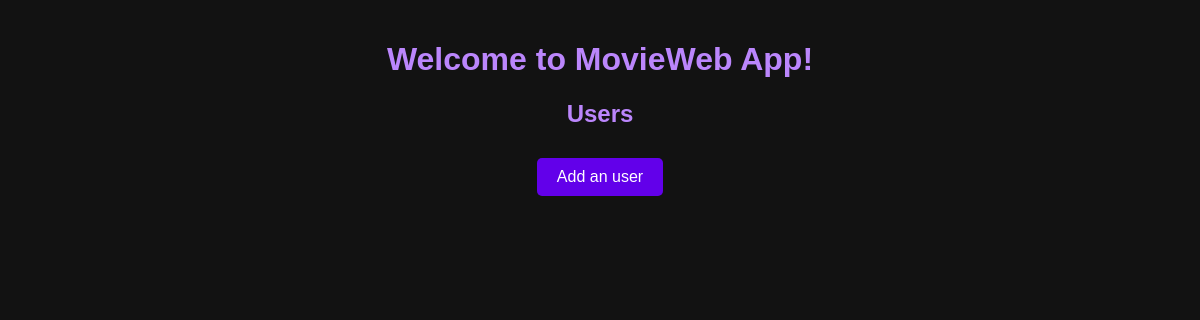
The app's page /users, older data.
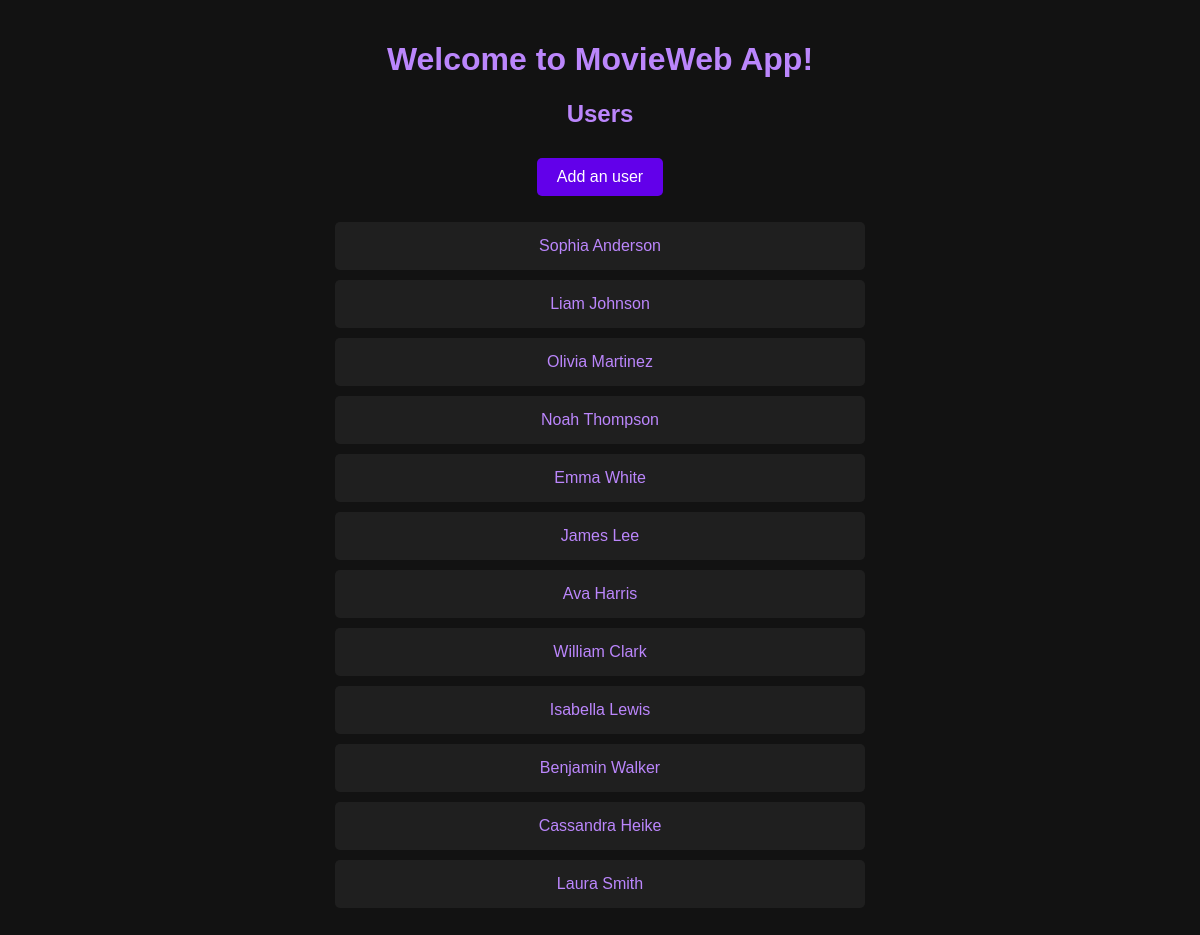
The same page, newer data.
### tables this page shows
CREATE TABLE users(
	id INTEGER PRIMARY KEY AUTOINCREMENT,
	name VARCHAR(255) UNIQUE NOT NULL
);

### app.py (the view)
@app.route('/users')
def list_users():
    users = data_manager.get_all_users()
    return render_template('users.html', users=users)

### datamanager/sqlite_data_manager.py (called while the page is built)
    def get_all_users(self):
        with self._engine.connect() as connection:
            result = connection.execute(text("SELECT * FROM users"))
            users_list = []
            for row in result:
                users_list.append({"name": row.name, "id": row.id})
            return users_list

### templates/users.html (shortened to what this page needs)
<!DOCTYPE html>
<html lang="en">
<head>
    <link rel="stylesheet" href="{{ url_for('static', filename='style.css') }}">
</head>
<body>
    <h1>Welcome to MovieWeb App!</h1>
    <h2>Users</h2>
    <a href="{{ url_for('add_user') }}">
        <button type="button">Add an user</button>
    </a>
    <ul>
        {% for user in users %}
            <li><a href="{{ url_for('get_user_movies', user_id=user['id']) }}">{{ user["name"] }}</a></li>
        {% endfor %}
    </ul>
</body>
</html>

### static/style.css (style rules this page uses)
:root { --background-color: #121212; --primary-color: #1f1f1f; --secondary-color: #bb86fc; --text-color: #ffffff; --button-bg: #6200ea; --button-hover: #3700b3; }
body { font-family: Arial, sans-serif; background-color: var(--background-color); color: var(--text-color); text-align: center; margin: 0; padding: 20px; }
h1, h2 { color: var(--secondary-color); }
a { text-decoration: none; color: var(--secondary-color); }
button { background-color: var(--button-bg); color: white; border: none; padding: 10px 20px; margin: 10px; cursor: pointer; font-size: 16px; border-radius: 5px; }
ul { list-style: none; padding: 0; }
li { background-color: var(--primary-color); padding: 15px; margin: 10px auto; border-radius: 5px; max-width: 500px; }

Row changes from the older to the newer data that the page shows:
added users: name "Sophia Anderson"
added users: name "Liam Johnson"
added users: name "Olivia Martinez"
added users: name "Noah Thompson"
added users: name "Emma White"
added users: name "James Lee"
added users: name "Ava Harris"
added users: name "William Clark"
added users: name "Isabella Lewis"
added users: name "Benjamin Walker"
added users: name "Cassandra Heike"
added users: name "Laura Smith"
